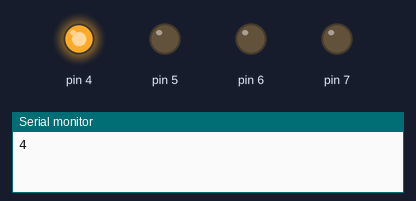
The sketch below on a simulated Arduino Uno, built with avr-gcc and run on an emulated ATmega328P. Parts: output pins drawn as LEDs (lit = HIGH), the last lines printed to the serial monitor.

Above: at 0.05 s.
At 4.05 s:
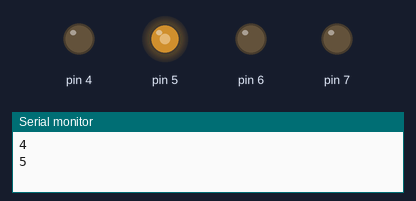
At 8.05 s:
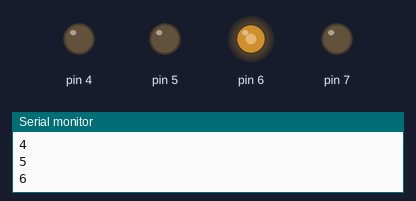
At 12.05 s:
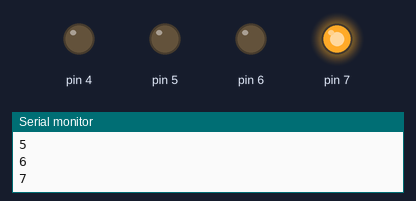
At 15.95 s:
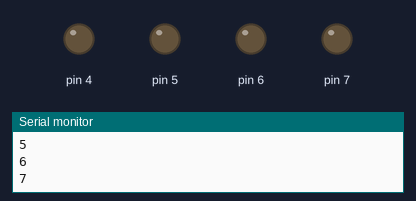
Timing chart, 0 to 20.8 s (numbered marks = the images above):
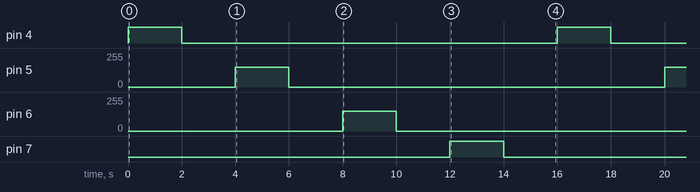

Measured:
- by itself, pin 4, pin 7: alternates HIGH for 2.0 s and LOW for 14.0 s
- by itself, pin 5, pin 6: alternates 150/255 for 2.0 s and 0/255 for 14.0 s

The sketch:

PinOutTest.ino
```cpp
#define rightSpd 5
#define rightDir 4
#define leftSpd 6
#define leftDir 7

void setup() {
  Serial.begin(9600);
  /*
  pinMode(rightSpd, OUTPUT);
  pinMode(rightDir, OUTPUT);
  pinMode(leftSpd, OUTPUT);
  pinMode(leftDir, OUTPUT);
  analogWrite(rightSpd, 0);
  digitalWrite(rightDir, 0);
  analogWrite(leftSpd, 0);
  digitalWrite(leftDir, 0);
  */
}

void loop() {
  // put your main code here, to run repeatedly:
  for (int i = 4; i <= 7; i++){
    pinMode(i, OUTPUT);
    Serial.println(i);
    analogWrite(i, 0);
    analogWrite(i, 150);
    delay(2000);
    analogWrite(i, 0);
    delay(2000);
  }
}
```
